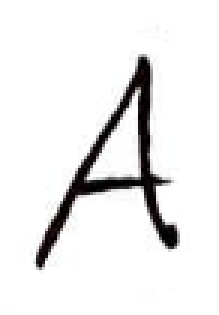
#> input picture BigDataSet/A/A10_Briola.png, 73 x 105 px, found by its file name (shown 3 times larger); its folder holds only this picture in this run
$ python prepare_data.py
#> lines starting #> are read from the running program, lines starting #| are printed output that depends on the picture
import os
import cv2
import numpy as np

#Parameter
DATASET_PATH = r"C:\Users\hdoys\OneDrive\Dokumente\4AHEL\KI\schrifterkennen\BigDataSet"
IMG_SIZE = 28
OUTPUT_IMAGES = "images.npy"
OUTPUT_LABELS = "labels.npy"

#Existiert der Ordner?
if not os.path.exists(DATASET_PATH):
    raise FileNotFoundError(f"Der Pfad '{DATASET_PATH}' existiert nicht!")

#Initialisiere Listen
images = []
labels = []

#Durchlaufe alle Unterordner (A-Z)
for letter_folder in os.listdir(DATASET_PATH):
    folder_path = os.path.join(DATASET_PATH, letter_folder)

    if os.path.isdir(folder_path):
        for filename in os.listdir(folder_path):
            file_path = os.path.join(folder_path, filename)

            if os.path.isfile(file_path) and filename.lower().endswith((".png", ".jpg", ".jpeg")):
                image = cv2.imread(file_path, cv2.IMREAD_GRAYSCALE)
#> image: shape (105, 73); min 0, max 255, mean 235.3

                if image is None:
                    print(f"Warnung: '{filename}' konnte nicht geladen werden.")
                    continue

                if image.shape != (IMG_SIZE, IMG_SIZE):
                    image = cv2.resize(image, (IMG_SIZE, IMG_SIZE))
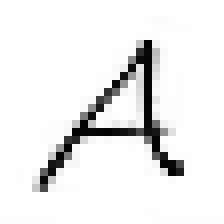
#> image: shape (28, 28) (shown 8 times larger); min 1, max 255, mean 236

                normalized_img = 1- image / 255.0
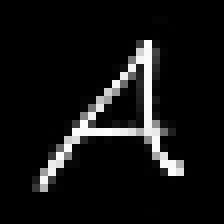
#> normalized_img: shape (28, 28) float64 (shown 8 times larger); min 0, max 0.996, mean 0.0745
                images.append(normalized_img)
                labels.append(letter_folder)
#> pass 2 of the loop `for letter_folder in os.listdir(DATASET_PATH):`:
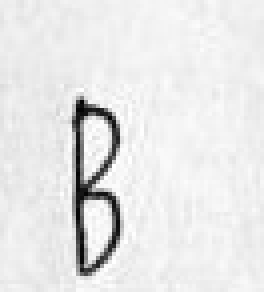
#> input picture BigDataSet/B/ErdemB1.png, 66 x 73 px, found by its file name (shown 4 times larger)
#> image is the input picture: shape (73, 66); min 1, max 255, mean 230.7
#> `image = cv2.resize(image, (IMG_SIZE, IMG_SIZE))`:
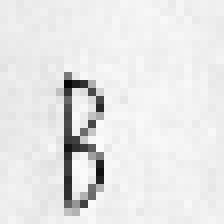
#> image: shape (28, 28) (shown 8 times larger); min 6, max 252, mean 230.4
#> `normalized_img = 1- image / 255.0`:
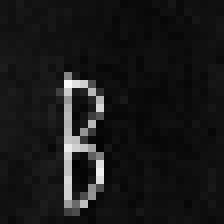
#> normalized_img: shape (28, 28) float64 (shown 8 times larger); min 0.0118, max 0.976, mean 0.0965

#Fehler, falls nichts geladen wurde
if not images:
    raise RuntimeError("Keine validen Bilder gefunden!")

#In NumPy-Arrays umwandeln
images_array = np.array(images, dtype=np.float32)
label_mapping = {chr(65 + i): i for i in range(26)}  # A-Z → 0-25
labels_array = np.array([label_mapping[label] for label in labels], dtype=np.int32).reshape(-1, 1)

#Speichern
np.save(OUTPUT_IMAGES, images_array)
np.save(OUTPUT_LABELS, labels_array)

print(f"Gespeichert: {OUTPUT_IMAGES} ({images_array.shape}), {OUTPUT_LABELS} ({labels_array.shape})")
#| Gespeichert: images.npy ((2, 28, 28)), labels.npy ((2, 1))
